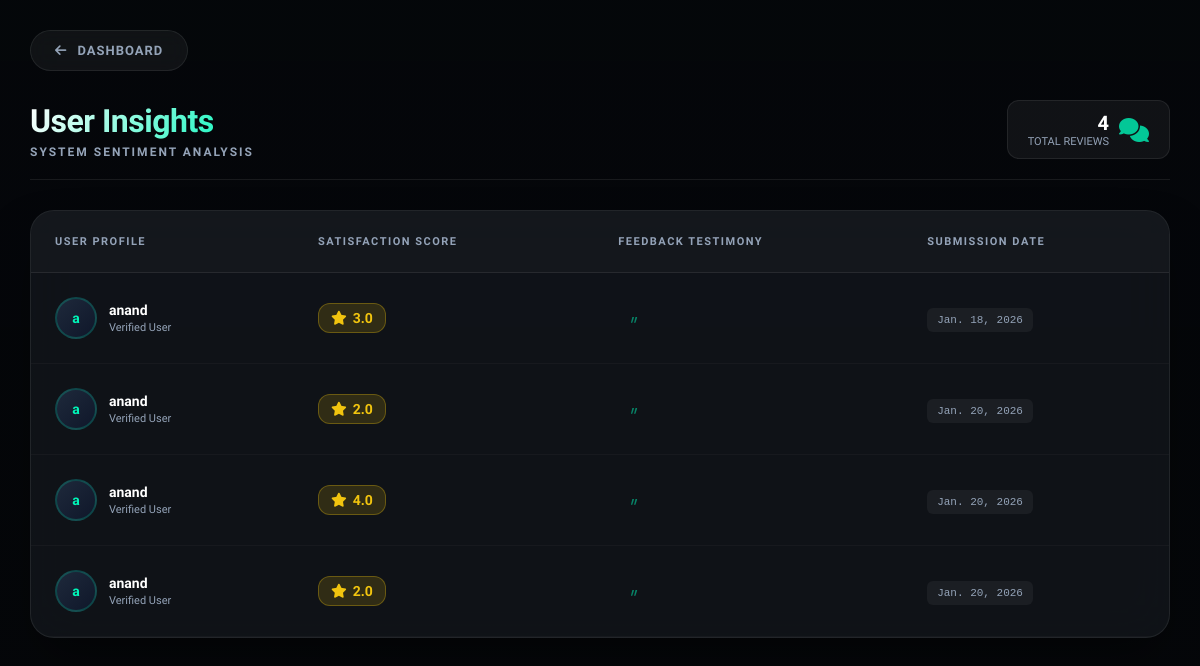
Before: /viewfeedbackpage with the older database file.
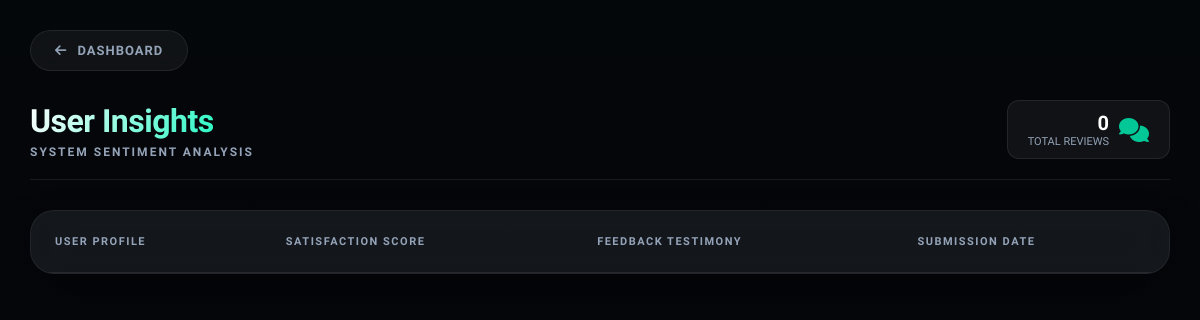
After: the same page with the newer database file.
### CordApp/models.py (models this page shows)
class FeedbackTable(models.Model):
    USERID = models.ForeignKey(UserTable,on_delete=models.CASCADE)
    BOOKINGID = models.ForeignKey(BookingTable, on_delete=models.CASCADE, null=True, blank=True)
    Rating = models.FloatField(null=True,blank=True)
    Comment = models.CharField(max_length=500, null=True,blank=True)
    FeedbackDate = models.DateField(auto_now_add=True)

class UserTable(models.Model):
    LOGIN = models.ForeignKey(LoginTable, on_delete=models.CASCADE, null=True, blank=True)
    Name = models.CharField(max_length=30, null=True, blank=True)
    PhoneNo = models.BigIntegerField(null=True, blank=True)
    Email = models.CharField(max_length=30, null=True, blank=True)
    Place = models.CharField(max_length=30, null=True, blank=True)
    ProfilePhoto = models.ImageField(upload_to='profiles/', null=True, blank=True)
    IdProof = models.ImageField(upload_to='id_proofs/', null=True, blank=True)
    UpiId = models.CharField(max_length=50, null=True, blank=True)

### CordApp/views.py (the view)
# urls.py: path('viewfeedbackpage',viewfeedbackpage.as_view(),name='viewfeedbackpage'),
class viewfeedbackpage(View):
    def get(self, request):
        feedback_obj = FeedbackTable.objects.all()
        return render(request, "viewfeedback.html", {'val': feedback_obj})

### templates/viewfeedback.html (shortened to what this page needs)
<!DOCTYPE html>
<html lang="en">
<head>
    <link rel="stylesheet" href="https://cdnjs.cloudflare.com/ajax/libs/font-awesome/6.4.0/css/all.min.css">
</head>
<body>
    <a href="/adminhome" class="back-nav">
        <i class="fa-solid fa-arrow-left"></i>
        <span>Dashboard</span>
    </a>
    <div class="container">
        <div class="page-header">
            <div class="header-title">
                <h1>User Insights</h1>
                <span>System Sentiment Analysis</span>
            </div>
            <div class="stats-pill">
                <div style="text-align: right;">
                    <div class="stat-val">{{ val|length }}</div>
                    <div class="stat-lbl">Total Reviews</div>
                </div>
                <i class="fa-solid fa-comments" style="font-size: 24px; color: var(--primary); opacity: 0.8;"></i>
            </div>
        </div>
        <div class="glass-table-container">
            <div class="table-scroll">
                <table>
                    <thead>
                        <tr>
                            <th>User Profile</th>
                            <th>Satisfaction Score</th>
                            <th>Feedback Testimony</th>
                            <th>Submission Date</th>
                        </tr>
                    </thead>
                    <tbody>
                        {% for i in val %}
                        <tr>
                            <td>
                                <div class="user-info">
                                    <div class="avatar">
                                        {{ i.USERID.Name|slice:":1" }}
                                    </div>
                                    <div>
                                        <span class="u-name">{{ i.USERID.Name }}</span>
                                        <span class="u-role">Verified User</span>
                                    </div>
                                </div>
                            </td>
                            <td>
                                <div class="rating-badge">
                                    <i class="fa-solid fa-star"></i> {{ i.Rating }}
                                </div>
                            </td>
                            <td>
                            </td>
                            <td>
                                <span class="date-tag">{{ i.FeedbackDate }}</span>
                            </td>
                        </tr>
                        {% endfor %}
                    </tbody>
                </table>
            </div>
        </div>
    </div>
</body>
</html>

Changed rows visible on the page:
removed FeedbackTable: USERID.Name "a", USERID.Name "anand", Rating "3.0", FeedbackDate "Jan. 18, 2026"
removed FeedbackTable: USERID.Name "a", USERID.Name "anand", Rating "2.0", FeedbackDate "Jan. 20, 2026"
removed FeedbackTable: USERID.Name "a", USERID.Name "anand", Rating "4.0", FeedbackDate "Jan. 20, 2026"
removed FeedbackTable: USERID.Name "a", USERID.Name "anand", Rating "2.0", FeedbackDate "Jan. 20, 2026"
Other visible differences:
{{ val|length }}: "4" → "0"
